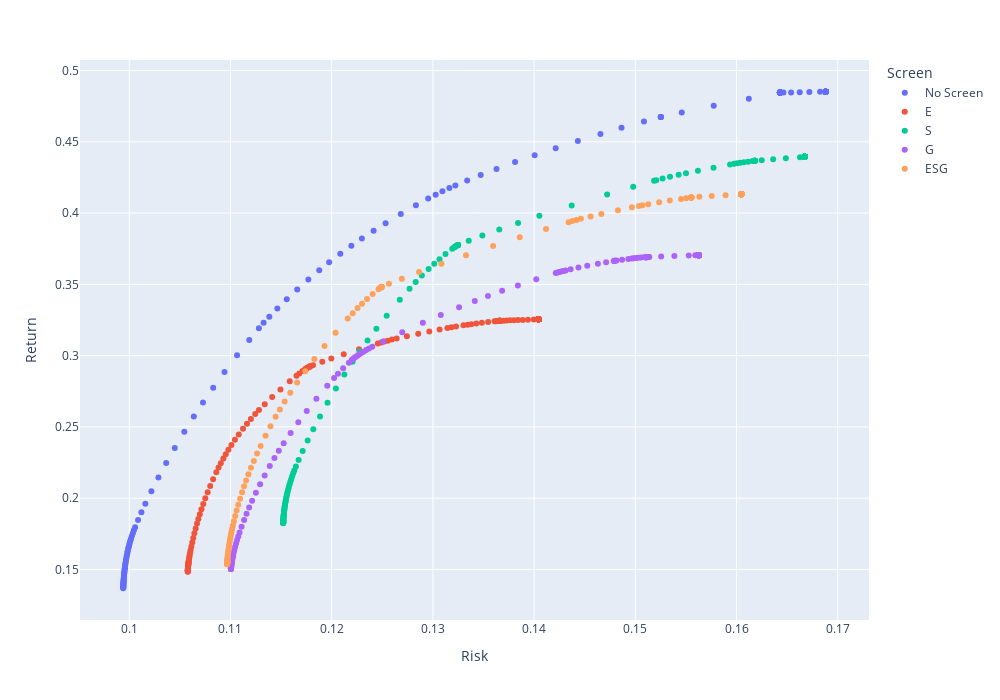

Here is the notebook cell this chart was saved with:
### Code cell
# Efficient Frontier portfolios
px.scatter(rr_all, x='Risk', y='Return', color='Screen', width=1000, height=700)

### Figure 1 — Plotly figure (JSON) as saved in the notebook; plotly's stock layout.template omitted (floating-point values rounded to 4 significant figures; data arrays with more than 128 entries replaced by an {"elided": "..."} marker saying what was removed)
{"data": [{"hovertemplate": "Screen=No Screen<br>Risk=%{x}<br>Return=%{y}<extra></extra>", "legendgroup": "No Screen", "marker": {"color": "#636efa", "symbol": "circle"}, "mode": "markers", "name": "No Screen", "orientation": "v", "showlegend": true, "type": "scatter", "x": {"elided": "200 float values"}, "xaxis": "x", "y": {"elided": "200 float values"}, "yaxis": "y"}, {"hovertemplate": "Screen=E<br>Risk=%{x}<br>Return=%{y}<extra></extra>", "legendgroup": "E", "marker": {"color": "#EF553B", "symbol": "circle"}, "mode": "markers", "name": "E", "orientation": "v", "showlegend": true, "type": "scatter", "x": {"elided": "200 float values"}, "xaxis": "x", "y": {"elided": "200 float values"}, "yaxis": "y"}, {"hovertemplate": "Screen=S<br>Risk=%{x}<br>Return=%{y}<extra></extra>", "legendgroup": "S", "marker": {"color": "#00cc96", "symbol": "circle"}, "mode": "markers", "name": "S", "orientation": "v", "showlegend": true, "type": "scatter", "x": {"elided": "200 float values"}, "xaxis": "x", "y": {"elided": "200 float values"}, "yaxis": "y"}, {"hovertemplate": "Screen=G<br>Risk=%{x}<br>Return=%{y}<extra></extra>", "legendgroup": "G", "marker": {"color": "#ab63fa", "symbol": "circle"}, "mode": "markers", "name": "G", "orientation": "v", "showlegend": true, "type": "scatter", "x": {"elided": "200 float values"}, "xaxis": "x", "y": {"elided": "200 float values"}, "yaxis": "y"}, {"hovertemplate": "Screen=ESG<br>Risk=%{x}<br>Return=%{y}<extra></extra>", "legendgroup": "ESG", "marker": {"color": "#FFA15A", "symbol": "circle"}, "mode": "markers", "name": "ESG", "orientation": "v", "showlegend": true, "type": "scatter", "x": {"elided": "200 float values"}, "xaxis": "x", "y": {"elided": "200 float values"}, "yaxis": "y"}], "layout": {"height": 700, "legend": {"title": {"text": "Screen"}, "tracegroupgap": 0}, "margin": {"t": 60}, "width": 1000, "xaxis": {"anchor": "y", "domain": [0, 1], "title": {"text": "Risk"}}, "yaxis": {"anchor": "x", "domain": [0, 1], "title": {"text": "Return"}}}}
